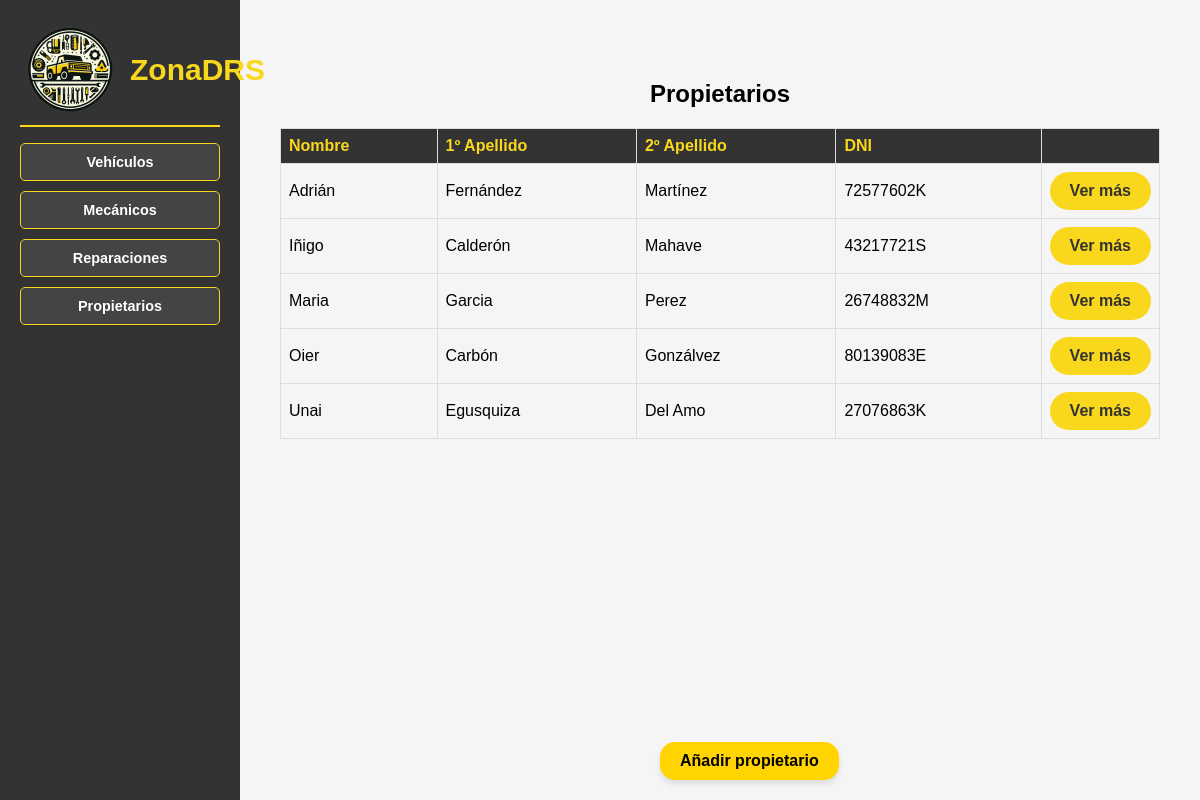
Screenshot of /ZonaDRS/listaPropietarios/ with the database file from the repository.
### Zona_DRS_APP/models.py (models this page shows, shortened)
class Propietario(models.Model):
    dni = models.CharField(max_length=9, primary_key=True)
    nombre = models.CharField(max_length=255)
    apellido1 = models.CharField(max_length=255)
    apellido2 = models.CharField(max_length=255)
    genero = models.CharField(
        max_length=1,
        choices=[
            ('H', 'Hombre'),
            ('M', 'Mujer')
        ],
    )
    direccion = models.CharField(max_length=255)
    fecha_nacimiento = models.DateField()
    telefono = models.CharField(max_length=9)
    correo = models.EmailField()

### Zona_DRS_APP/views.py (the view)
# urls.py: path('listaPropietarios/', ListaPropietariosView.as_view(), name='listaPropietarios'),
class ListaPropietariosView(ListView):
    model = Propietario
    template_name = 'listaPropietarios.html'
    context_object_name = 'propietarios'
    queryset = Propietario.objects.order_by('nombre')
    '''
    propietarios = Propietario.objects.order_by('nombre')
    nombre_dni_propietarios = ', '.join([propietario.nombre + ' (' + propietario.dni + ')' for propietario in propietarios])
    return render(request, 'listaPropietarios.html', {'propietarios': propietarios})
    '''

### Zona_DRS_APP/templates/listaPropietarios.html
{% extends "base.html" %}
{% block contenido %}
<div class="content">
    <h2>Propietarios</h2>
    <table>
        <tr>
            <th>Nombre</th>
            <th>1º Apellido</th>
            <th>2º Apellido</th>
            <th>DNI</th>
            <th></th>
        </tr>
        {% for propietario in propietarios %}
        <tr>
            <td>{{ propietario.nombre }}</td>
            <td>{{ propietario.apellido1 }}</td>
            <td>{{ propietario.apellido2 }}</td>
            <td>{{ propietario.dni }}</td>
            <td>
                <div class="boton">
                    <a href="{% url 'detallePropietario' propietario.dni %}">
                        Ver más
                    </a>
                </div>
            </td>
        </tr>
        {% endfor %}
    </table>
    <a href="http://127.0.0.1:8000/admin/Zona_DRS_APP/propietario/add" class="boton_admin">Añadir propietario</a>
</div>
{% endblock %}

### Zona_DRS_APP/static/style/navbar.css (style rules this page uses)
body { margin: 0; font-family: Arial, sans-serif; display: flex; text-align: center; }

### Zona_DRS_APP/static/style/content.css (style rules this page uses)
body { margin: 0; font-family: Arial, sans-serif; display: flex; }
.content { flex-grow: 1; padding: 20px; }
h2 { padding-top: 20px; }
table { width: 100%; border-collapse: collapse; margin-bottom: 20px; display: block; max-height: 400px; overflow-y: auto; overflow-x: auto; margin-bottom: 20px; padding: 0 auto; }
th, td { border: 1px solid #ddd; text-align: left; padding: 8px; }
th { background-color: #333; color: #f9d71c; }
table td:last-child { width: 10%; white-space: nowrap; }
.boton a { background-color: #f9d71c; color: #333; border: none; border-radius: 25px; padding: 10px 20px; text-align: center; text-decoration: none; font-size: 1em; font-weight: bold; display: inline-block; display: block; margin: 0; }
.boton_admin { position: fixed; bottom: 20px; left: 55%; background-color: #FFD400; color: #000; border: none; border-radius: 15px; padding: 10px 20px; text-align: center; text-decoration: none; font-size: 1em; font-weight: bold; cursor: pointer; box-shadow: 0px 4px 6px rgba(0, 0, 0, 0.1); transition: background-color 0.3s ease; }

### Zona_DRS_APP/static/style/detalle.css (style rules this page uses)
body { font-family: Arial, sans-serif; margin: 0; background-color: #f5f5f5; margin: 0; padding: 0; height: 100%; }

### rows the page displays
Propietario: nombre "Adrián", apellido1 "Fernández", apellido2 "Martínez", dni "72577602K"
Propietario: nombre "Iñigo", apellido1 "Calderón", apellido2 "Mahave", dni "43217721S"
Propietario: nombre "Maria", apellido1 "Garcia", apellido2 "Perez", dni "26748832M"
Propietario: nombre "Oier", apellido1 "Carbón", apellido2 "Gonzálvez", dni "80139083E"
Propietario: nombre "Unai", apellido1 "Egusquiza", apellido2 "Del Amo", dni "27076863K"
